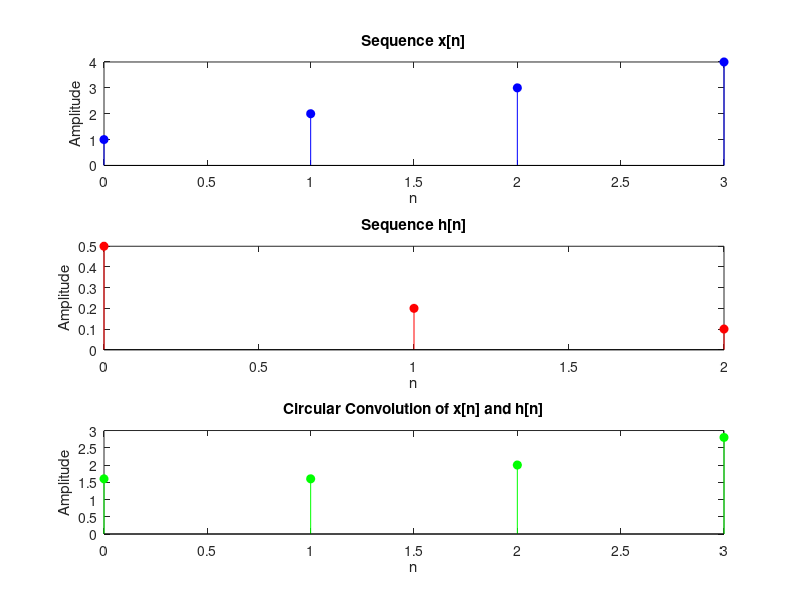

This figure's MATLAB source:
% Step 1: Define the two sequences
x = [1, 2, 3, 4];       % First sequence
h = [0.5, 0.2, 0.1];    % Second sequence

% Step 2: Compute the circular convolution using the inbuilt cconv function
y = cconv(x, h, length(x));

% Step 3: Plot the original sequences and the convolved sequence
n_x = 0:length(x)-1;    % Time indices for sequence x
n_h = 0:length(h)-1;    % Time indices for sequence h
n_y = 0:length(y)-1;    % Time indices for the convolved sequence y

figure;
subplot(3, 1, 1);
stem(n_x, x, 'b', 'filled');
title('Sequence x[n]');
xlabel('n');
ylabel('Amplitude');

subplot(3, 1, 2);
stem(n_h, h, 'r', 'filled');
title('Sequence h[n]');
xlabel('n');
ylabel('Amplitude');

subplot(3, 1, 3);
stem(n_y, y, 'g', 'filled');
title('Circular Convolution of x[n] and h[n]');
xlabel('n');
ylabel('Amplitude');

% Step 4: Verify the result by analytical calculation
y_analytical = conv(x, h, 'full');

% Print the analytical and computed results
disp('Analytical result:');
disp(y_analytical);
disp('Computed result:');
disp(y);

